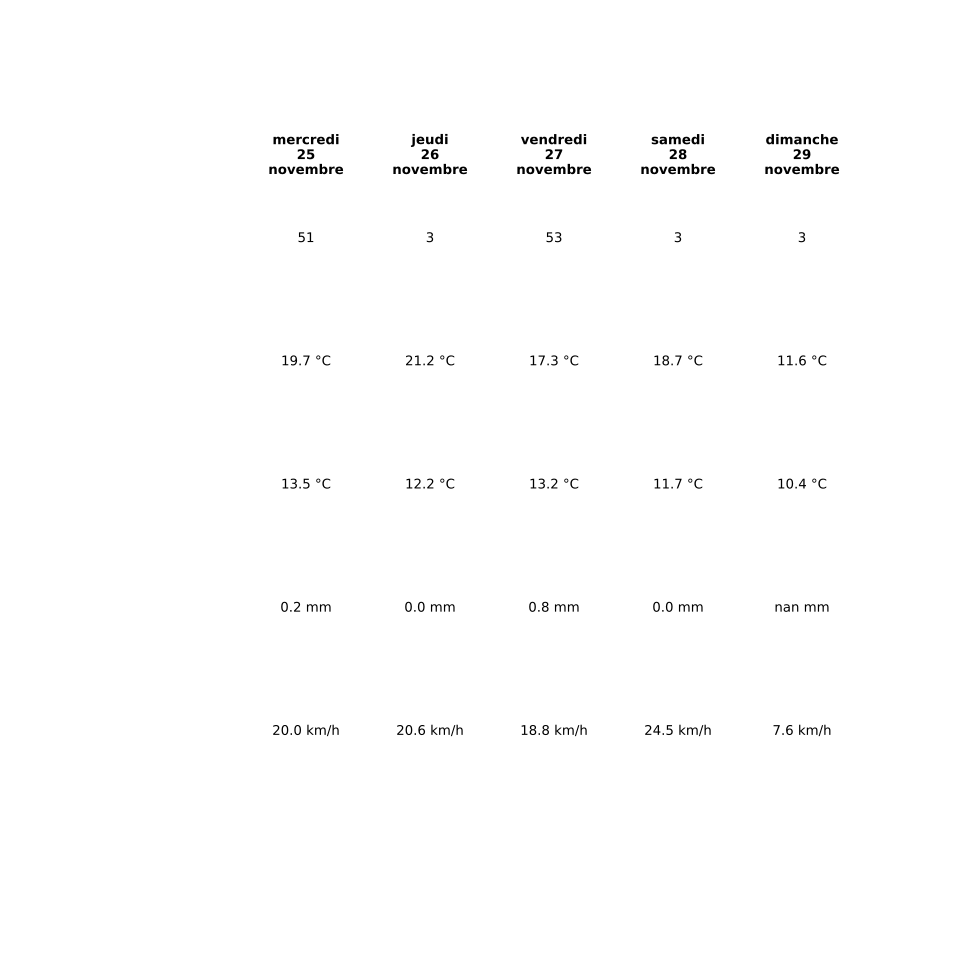

Write Python code to recreate this figure.
import datetime
import os
import pooch
import pandas as pd
import matplotlib.pyplot as plt
from PIL import Image
import urllib

#Date d'aujourd'hui
aujourd_hui = datetime.date.today()

# Date cinq jours plus tard
J_plus_4 = aujourd_hui + datetime.timedelta(days=4)

# télécharger le jeu de données

url_db = "https://api.open-meteo.com/v1/meteofrance?latitude=43.6109&longitude=3.8763&daily=weathercode,temperature_2m_max,temperature_2m_min,precipitation_sum,windspeed_10m_max&timezone=GMT&start_date={0}&end_date={1}&format=csv".format(aujourd_hui,J_plus_4)

path_target = "./data/db.csv"
path, fname = os.path.split(path_target)
pooch.retrieve(url_db, path=path, fname=fname, known_hash=None) 

# transformation db en dataframe
df = pd.read_csv(path_target, skiprows=3, index_col=None,)

df.rename(columns={"weathercode (wmo code)" : "code" , "temperature_2m_max (°C)":"tmax" , "temperature_2m_min (°C)":"tmin" , "precipitation_sum (mm)" : "pluie" , "windspeed_10m_max (km/h)" : "vent"}, inplace = True)

df['tmax'] = df['tmax'].astype(str) + ' °C'
df['tmin'] = df['tmin'].astype(str) + ' °C'
df['pluie'] = df['pluie'].astype(str) + ' mm'
df['vent'] = df['vent'].astype(str) + ' km/h'

# Créez une liste de noms de jours de la semaine et de noms de mois
noms_jours = ["lundi", "mardi", "mercredi", "jeudi", "vendredi", "samedi", "dimanche"]
noms_mois = ["janvier", "février", "mars", "avril", "mai", "juin", "juillet", "août", "septembre", "octobre", "novembre", "décembre"]


#Création du tableau contenant les informations voulues
fig = plt.figure(figsize=(10,10), dpi=300)
ax = plt.subplot()

ncols = 5
nrows = df.shape[1]

ax.set_xlim(0, ncols + 1)
ax.set_ylim(0, nrows)
ax.set_axis_off()

positions = [1.5, 2.5, 3.5, 4.5, 5.5]

columns = df['time'].tolist()

# Add table's main text
for i in range(1,nrows):
    for j, column in enumerate(columns):
        ha = 'center'
        ax.annotate(
            xy = (positions[j], nrows - i),
            text = df.iloc[j,i],
            ha = ha,
            va = 'center'
        )

# création des dates (nom du jour/numéro/mois)
dates = [] 
for i in range(5):
    jour = datetime.date.today() + datetime.timedelta(days=i)
    jour_semaine = noms_jours[jour.weekday()]
    numero_mois = jour.day
    mois = noms_mois[jour.month]
    jour = f"{jour_semaine}\n{numero_mois}\n{mois}"
    dates.append(jour)

#nom des colonnes
for index, c in enumerate(dates):
        ha = 'center'
        ax.annotate(
            xy=(positions[index], nrows-0.5),
            text=dates[index],
            ha=ha,
            va='bottom',
            weight='bold'
        )
#nom des lignes
lignes = []

plt.savefig(
    'meteo.svg',
    dpi=300,
    transparent=True
)
